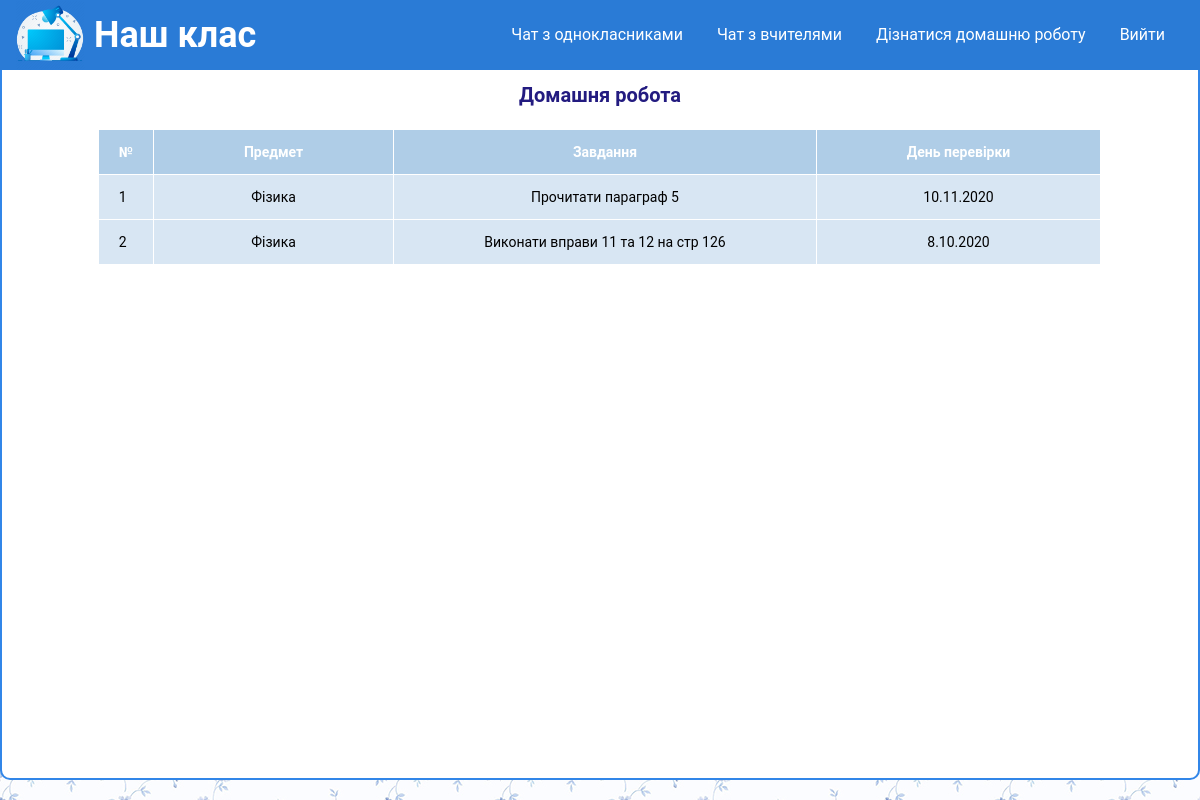
Page /pages/homework.php (signed in) on the earlier database version.
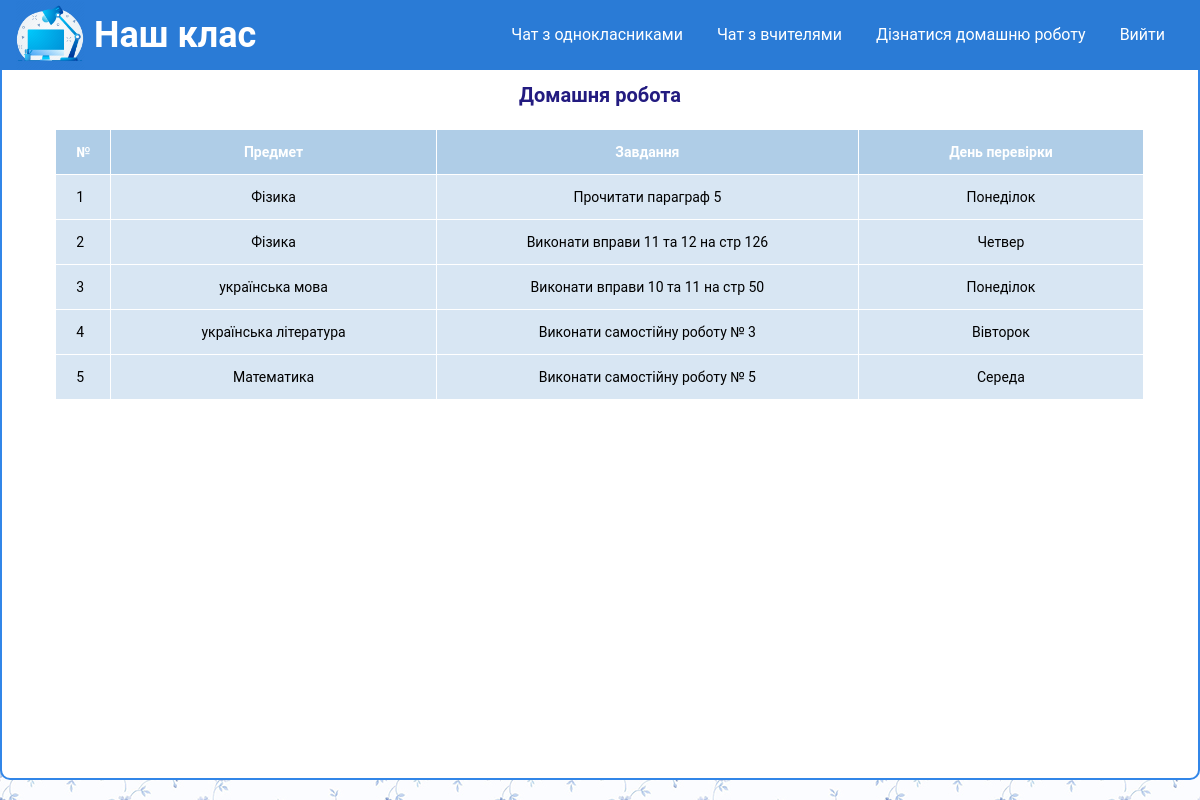
Same page on the later database version.
### tables this page shows
CREATE TABLE `homework` (
  `id` int(10) NOT NULL,
  `subject` int(10) NOT NULL,
  `day` varchar(20) NOT NULL,
  `homework` text NOT NULL
);

CREATE TABLE `contacts` (
  `id` int(11) NOT NULL,
  `name` varchar(255) NOT NULL,
  `user_status` int(20) NOT NULL,
  `image` varchar(255) NOT NULL,
  `phone` varchar(255) NOT NULL,
  `about` text NOT NULL,
  `login` varchar(255) NOT NULL,
  `password` varchar(255) NOT NULL,
  `last_message` text NOT NULL,
  `subject` varchar(100) NOT NULL
);

### pages/homework.php (the view, shortened to what this page needs)
<!DOCTYPE html>
<html lang="en">
<head>
	<link rel="stylesheet" type="text/css" href="/style/style.css">
	<link rel="stylesheet" type="text/css" href="/style/chat.css">
</head>
<body>
	<?php
		include $_SERVER['DOCUMENT_ROOT'] . "/configs/db.php";
		include $_SERVER['DOCUMENT_ROOT'] . "/pice-of-site/header.php";
	?>
	<main>
		<div id="content" class="flex">
			<p class="admin-title">Домашня робота</p>
			<table>
				<tr>
					<th>№</th>
					<th>Предмет</th>
					<th>Завдання</th>
					<th>День перевірки</th>
				</tr>
			<?php
				$sql_homework = "SELECT * FROM homework";
				$result_homework = mysqli_query($connect, $sql_homework);
				$col_homework = mysqli_num_rows($result_homework);
            $i = 0;
            while($i < $col_homework) {
					$homework = mysqli_fetch_assoc($result_homework);
					$sql_user = "SELECT * FROM contacts WHERE id =" . $homework["subject"];
					$result_user = mysqli_query($connect, $sql_user);
					$user = mysqli_fetch_assoc($result_user);
         ?>
				<tr>
					<td><?php echo $i+1; ?></td>
					<td><?php echo $user["subject"]; ?></td>
					<td><?php echo $homework["homework"]; ?></td>
					<td><?php echo $homework["day"]; ?></td>
				</tr>
			<?php
					$i = $i + 1;
					}
			?>
			</table>
		</div>
	</main>
</body>
</html>

### pice-of-site/header.php
<header class="header">
	<a href="/" id="logo">
		<img src="/images/ic.png" alt="logo">
		<span>
			<b>Наш клас</b>
		</span>
	</a>
	<div class="menu">
		<?php
			if(isset($_COOKIE["teacher"])){
		?>
				<a href="/pages/admin-rating.php">Оцінки</a>
				<a href="/pages/admin-homework.php">Домашнє завдання</a>
				<a href="/pages/teacher-chat.php">Чат з учнями</a>
				<a href="/log-out.php">Вийти</a>
		<?php
			}elseif(isset($_COOKIE["student"])){
		?>
				<a href="/pages/child-chat.php">Чат з однокласниками</a>
				<a href="/pages/teacher-chat.php">Чат з вчителями</a>
				<a href="/pages/homework.php">Дізнатися домашню роботу</a>
				<a href="/log-out.php">Вийти</a>
		<?php
			}else{
		?>
				<a href="/registration.php">Зареєструватися</a>
				<a href="/log-in.php">Увійти</a>
		<?php
			}
		?>
	</div>
</header>

### style/style.css (style rules this page uses)
* { padding: 0; margin: 0; border: 0; }
*, *:before, *:after { -moz-box-sizing: border-box; -webkit-box-sizing: border-box; box-sizing: border-box; }
nav, footer, header, aside { display: block; }
html, body { height: 100%; width: 100%; font-size: 100%; line-height: 1; font-size: 14px; -ms-text-size-adjust: 100%; -moz-text-size-adjust: 100%; -webkit-text-size-adjust: 100%; }
a, a:visited { text-decoration: none; }
img { vertical-align: top; }
body, input, input::placeholder, select, option { font-family: "Roboto", sans-serif; }
.header, footer { width: 100%; height: 70px; background: #2a7bd6; display: flex; color: #fff; justify-content: space-between; }
.header a, footer a { display: inline-block; color: #fff; line-height: 70px; padding: 0px 15px; transition: 0.5s; }
.header #logo, footer #logo { color: #fff; font-size: 36px; line-height: 70px; }
.header img, footer img { height: 70px; }
.header .menu, footer .menu { line-height: 70px; font-size: 16px; margin: 0px 20px 0px 0px; }
.admin, .flex { flex-direction: column; }
.admin-title { text-align: center; color: #231b80; font-size: 20px; font-weight: bold; margin: 15px 0px 25px 0px; }
table th:first-child, table td:first-child { padding: 15px 20px; }

### style/chat.css (style rules this page uses)
body { background: url(../images/bg.jpg); }
main { height: calc(100vh - 90px); }
#content { max-width: 1250px; margin: 0 auto; height: 100%; background: #fff; border: 2px solid #3186e8; border-top: none; border-bottom-left-radius: 10px; border-bottom-right-radius: 10px; display: flex; }
table { margin: 0px auto; font-size: 14px; border-collapse: collapse; text-align: center; }
th { background: #afcde7; color: white; }
th, td { padding: 15px 90px; border-style: solid; border-width: 0 1px 1px 0; border-color: white; }
td { background: #d8e6f3; }
th:first-child, td:first-child { text-align: left; }

Differences in the rows shown:
changed homework "Прочитати параграф 5": day "10.11.2020" → "Понеділок"
changed homework "Виконати вправи 11 та 12 на стр 126": day "8.10.2020" → "Четвер"
added homework: contacts.subject "українська мова", homework "Виконати вправи 10 та 11 на стр 50", day "Понеділок"
added homework: contacts.subject "українська література", homework "Виконати самостійну роботу № 3", day "Вівторок"
added homework: contacts.subject "Математика", homework "Виконати самостійну роботу № 5", day "Середа"
